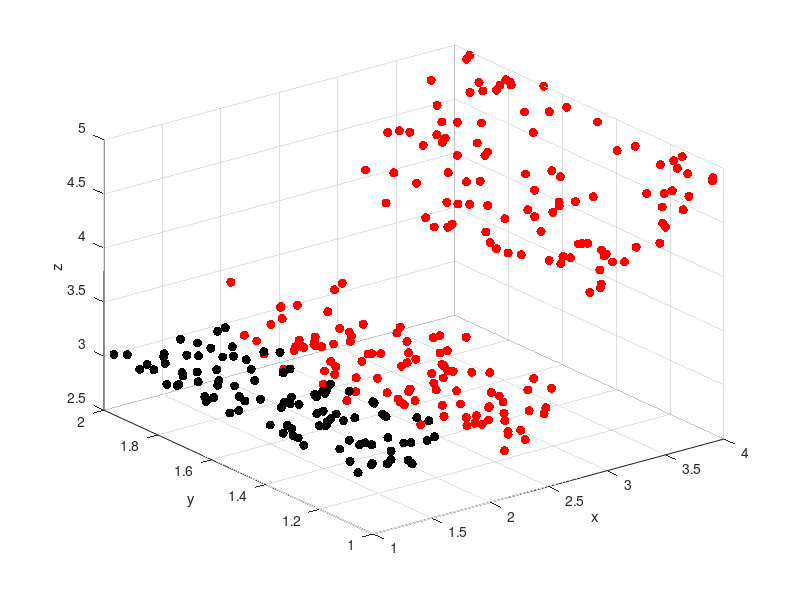

MATLAB code to generate this figure: (Note: this script raises an error after producing the figure.)

close all; 

% Revision History
% Aneesh Batchu - 2024_06_21
% -- wrote the code originally

%% Basic Test 1: grid_size = 1. Less data, all the surfaces are mapped: All the surfaces have enough data to fit a plane

% Create data
rng(123)

N_points = 100; 

true_parameters = [ 0 0 3]';
points = ones(N_points,1)+ rand(N_points,2);
x = points(:,1);
y = points(:,2);
true_z = [x y ones(size(x))]*true_parameters; % Solve for z vertices data

z = true_z;

% Add noise
% true_sigma = 0.1;
% z = true_z + true_sigma*randn(Npoints,1);

points1 = [x, y, z]; 

% Create data

rng(123)

N_points = 100; 

true_parameters = [ 0 0 3]';
points = [2 1].*ones(N_points,1)+ rand(N_points,2);
x = points(:,1);
y = points(:,2);
true_z = [x y ones(size(x))]*true_parameters; % Solve for z vertices data

% z = true_z;

% Add noise
true_sigma = 0.15;
z = true_z + true_sigma*randn(N_points,1);

points2 = [x, y, z]; 

true_parameters = [ 1 0 1]';
points = [3 1].*ones(N_points,2) + rand(N_points,2);
x = points(:,1);
y = points(:,2);
true_z = [x y ones(size(x))]*true_parameters; % Solve for z vertices data

z = true_z;

points3 = [x, y, z]; 

fig_num = 12; clf;
% Plot the points
figure(fig_num)
plot3(points1(:,1),points1(:,2),points1(:,3),'.','MarkerSize',20,'Color',[0 0 0]);
hold on
plot3(points2(:,1),points2(:,2),points2(:,3),'.','MarkerSize',20,'Color',[1 0 0]);
hold on
plot3(points3(:,1),points3(:,2),points3(:,3),'.','MarkerSize',20,'Color',[1 0 0]);

grid on
xlabel('x')
ylabel('y')
zlabel('z')

% Surface Analysis

fig_num = 1002; 
figure(fig_num); clf;
input_points = [points1; points2; points3]; 
grid_size = 1;
grid_boundaries = [1 4 1 2 2.5 5.5]; 
point_density = 20;
theta_threshold = pi/9; 
std_threshold = 0.1; 
flag_plot_in_3D = 0; 

[drivable_grids, non_drivable_grids, unmapped_grids, gridCenters_mapped_grids, drivable_grid_numbers_in_mapped_grids, non_drivable_grid_numbers_in_mapped_grids] = fcn_geometry_surfaceAnalysis(input_points, grid_size, grid_boundaries, point_density, theta_threshold, std_threshold, (flag_plot_in_3D), (fig_num));

XYZ_matrix = [gridCenters_mapped_grids(:,1:2) gridCenters_mapped_grids(:,4)]; 

XYZ_matrix = unique(XYZ_matrix,'rows'); 

[~,XYZ_matrix_indices] = unique(XYZ_matrix(:,1:2),'rows'); 

XYZ_matrix = XYZ_matrix(XYZ_matrix_indices,:);  

XYZ_matrix = round(XYZ_matrix,4); 
% Given x_range and y_range
x_range = min(XYZ_matrix(:,1)):grid_size:max(XYZ_matrix(:,1)); % min_x:gridSize:max_x 
y_range = min(XYZ_matrix(:,2)):grid_size:max(XYZ_matrix(:,2)); % min_y:gridSize:max_y 

% % Given x_range and y_range
% x_range = min(gridCenters_mapped_grids(:,1)):grid_size:max(gridCenters_mapped_grids(:,1)); % min_x:gridSize:max_x 
% y_range = min(gridCenters_mapped_grids(:,2)):grid_size:max(gridCenters_mapped_grids(:,2)); % min_y:gridSize:max_y 

% Generate X and Y using meshgrid
[X, Y] = meshgrid(x_range, y_range);

% Initialize Z matrix
Z = zeros(size(X));

% Combine X and Y from meshgrid into pairs
XY_pairs = [X(:) Y(:)];

% Find the indices of XY pairs in the original XYZ matrix
[~, idx] = ismember(XY_pairs, XYZ_matrix(:, 1:2), 'rows');

% Fill Z matrix with corresponding Z values
Z(:) = XYZ_matrix(idx, 3);

% Reshape Z to match the dimensions of X and Y
Z = reshape(Z, size(X));

x_limits = [min(x_range) max(x_range)];  
y_limits = [0 2]; 
% Calculate boundary points
fig_num = 1002;
boundary_points = fcn_geometry_findBoundaryPoints(X,Y,Z,grid_size,x_limits,y_limits,fig_num);

% set flag_plot_in_3D = 1 for better understanding of the answers
assert(isequal(drivable_grids, 1))
assert(isequal(non_drivable_grids, [2 6 9]'))
assert(isequal(unmapped_grids, [3 4 5 7 8]'))
assert(isequal(gridCenters_mapped_grids(:,1:2), [1.5, 1.5; 2.5 1.5; 3.5 1.5; 3.5 1.5]))
assert(isequal(drivable_grid_numbers_in_mapped_grids, 1))
assert(isequal(non_drivable_grid_numbers_in_mapped_grids, [2 3 4]'))
assert(isequal(boundary_points, [2, 1.5]))

assert(length(drivable_grids)>=1)
assert(length(non_drivable_grids)>=1)
assert(length(unmapped_grids)>=1)
assert(length(gridCenters_mapped_grids(:,1))>=1)
assert(length(drivable_grid_numbers_in_mapped_grids)>=1)
assert(length(non_drivable_grid_numbers_in_mapped_grids)>=1)
assert(length(boundary_points)>=1)

% plot(boundary_points(:,1),boundary_points(:,2),'b.','Markersize',20);

%% Basic Test 2: grid_size = 0.5. The drivable and drivable surfaces are symmetric. A clear boundary can be seen

rng (123)

N_points = 300;
Ext_Square_Size=3;
Int_Square_Size=1;
fig_num = 22;
diag_flag=1;
noise= 0.2;

[points] = fcn_geometry_concentricSquaresPointDensity(N_points,Ext_Square_Size,Int_Square_Size,noise,diag_flag,fig_num);
assert(length(points)==N_points);


fig_num = 2002; 
figure(fig_num); clf;
input_points = points; 
grid_size = 0.5;
grid_boundaries = [-3 3 -3 3 -1 1]; 
point_density = 20;
theta_threshold = pi/9; 
std_threshold = 0.1; 
flag_plot_in_3D = 0; 

[drivable_grids, non_drivable_grids, unmapped_grids, gridCenters_mapped_grids, drivable_grid_numbers_in_mapped_grids, non_drivable_grid_numbers_in_mapped_grids] = fcn_geometry_surfaceAnalysis(input_points, grid_size, grid_boundaries, point_density, theta_threshold, std_threshold, (flag_plot_in_3D), (fig_num));

XYZ_matrix = [gridCenters_mapped_grids(:,1:2) gridCenters_mapped_grids(:,4)]; 

XYZ_matrix = unique(XYZ_matrix,'rows'); 

[~,XYZ_matrix_indices] = unique(XYZ_matrix(:,1:2),'rows'); 

XYZ_matrix = XYZ_matrix(XYZ_matrix_indices,:);  

XYZ_matrix = round(XYZ_matrix,4); 
% Given x_range and y_range
x_range = min(XYZ_matrix(:,1)):grid_size:max(XYZ_matrix(:,1)); % min_x:gridSize:max_x 
y_range = min(XYZ_matrix(:,2)):grid_size:max(XYZ_matrix(:,2)); % min_y:gridSize:max_y 

% Generate X and Y using meshgrid
[X, Y] = meshgrid(x_range, y_range);

% Initialize Z matrix
Z = zeros(size(X));

% Combine X and Y from meshgrid into pairs
XY_pairs = [X(:) Y(:)];

% Find the indices of XY pairs in the original XYZ matrix
[~, idx] = ismember(XY_pairs, XYZ_matrix(:, 1:2), 'rows');

% Fill Z matrix with corresponding Z values
Z(:) = XYZ_matrix(idx, 3);

% Reshape Z to match the dimensions of X and Y
Z = reshape(Z, size(X));

% x_limits = [min(x_range) max(x_range)];  
% y_limits = [min(y_range) max(y_range)]; 
x_limits = [];  
y_limits = []; 
% Calculate boundary points
fig_num = 2002;
boundary_points = fcn_geometry_findBoundaryPoints(X,Y,Z,grid_size,x_limits,y_limits,fig_num);

assert(length(drivable_grids)>=1)
assert(length(non_drivable_grids)>=1)
assert(length(unmapped_grids)>=1)
assert(length(gridCenters_mapped_grids(:,1))>=1)
assert(length(drivable_grid_numbers_in_mapped_grids)>=1)
assert(length(non_drivable_grid_numbers_in_mapped_grids)>=1)
assert(length(boundary_points)>=1)

%% Basic Test 3: grid size = 1

rng (123)

N_points = 300;
Ext_Square_Size=3;
Int_Square_Size=1;
fig_num = 32;
diag_flag=1;
noise= 0.2;

[points] = fcn_geometry_concentricSquaresPointDensity(N_points,Ext_Square_Size,Int_Square_Size,noise,diag_flag,fig_num);
assert(length(points)==N_points);

% Surface Analysis

fig_num = 3002; 
figure(fig_num); clf;
input_points = points; 
grid_size = 1;
grid_boundaries = [-3 3 -3 3 -1 1]; 
point_density = 20;
theta_threshold = pi/9; 
std_threshold = 0.1; 
flag_plot_in_3D = 0; 

[drivable_grids, non_drivable_grids, unmapped_grids, gridCenters_mapped_grids, drivable_grid_numbers_in_mapped_grids, non_drivable_grid_numbers_in_mapped_grids] = fcn_geometry_surfaceAnalysis(input_points, grid_size, grid_boundaries, point_density, theta_threshold, std_threshold, (flag_plot_in_3D), (fig_num));


XYZ_matrix = [gridCenters_mapped_grids(:,1:2) gridCenters_mapped_grids(:,4)]; 

XYZ_matrix = unique(XYZ_matrix,'rows'); 

[~,XYZ_matrix_indices] = unique(XYZ_matrix(:,1:2),'rows'); 

XYZ_matrix = XYZ_matrix(XYZ_matrix_indices,:);  

XYZ_matrix = round(XYZ_matrix,4);

% Given x_range and y_range
x_range = min(XYZ_matrix(:,1)):grid_size:max(XYZ_matrix(:,1)); % min_x:gridSize:max_x 
y_range = min(XYZ_matrix(:,2)):grid_size:max(XYZ_matrix(:,2)); % min_y:gridSize:max_y 

% Generate X and Y using meshgrid
[X, Y] = meshgrid(x_range, y_range);

% Initialize Z matrix
Z = zeros(size(X));

% Combine X and Y from meshgrid into pairs
XY_pairs = [X(:) Y(:)];

XY_pairs = round(XY_pairs,4); 

% Find the indices of XY pairs in the original XYZ matrix
[~, idx] = ismember(XY_pairs, XYZ_matrix(:, 1:2), 'rows');

% Fill Z matrix with corresponding Z values
Z(:) = XYZ_matrix(idx, 3);

% Reshape Z to match the dimensions of X and Y
Z = reshape(Z, size(X));

% x_limits = [min(x_range) max(x_range)];  
% y_limits = [min(y_range) max(y_range)]; 

x_limits = [];  
y_limits = []; 
% Calculate boundary points
fig_num = 3002;
boundary_points = fcn_geometry_findBoundaryPoints(X,Y,Z,grid_size,x_limits,y_limits,fig_num);

assert(length(drivable_grids)>=1)
assert(length(non_drivable_grids)>=1)
assert(length(unmapped_grids)>=1)
assert(length(gridCenters_mapped_grids(:,1))>=1)
assert(length(drivable_grid_numbers_in_mapped_grids)>=1)
assert(length(non_drivable_grid_numbers_in_mapped_grids)>=1)
assert(length(boundary_points)>=1)

%% Test 4: grid_size = 0.25. The drivable and non-drivable surfaces have no symmetry. The boundary points form a line 

rng (123)

N_points = 2500;
Ext_Square_Size=4;
Int_Square_Size=1;
% ext_point_concentration = 3;
% int_point_concentration = 120; 
fig_num = 32;
diag_flag=1;
noise= 0.2;

[points] = fcn_geometry_concentricSquaresPointDensity(N_points,Ext_Square_Size,Int_Square_Size,noise,diag_flag,fig_num);
assert(length(points)==N_points);

% points = fcn_geometry_concentricSquaresPointDensity_new(Ext_Square_Size,Int_Square_Size,ext_point_concentration,int_point_concentration,noise,diag_flag,fig_num); 

% % Surface Analysis

fig_num = 4002; 
figure(fig_num); clf;
input_points = points; 
grid_size = 0.4;
% grid_boundaries = [-2 2 -2 2 -1 1]; 
grid_boundaries = [-2 2 -2 2 -1 1];
point_density = 20;
theta_threshold = pi/9; 
std_threshold = 0.1;
flag_plot_in_3D = 0; 

[drivable_grids, non_drivable_grids, unmapped_grids, gridCenters_mapped_grids, drivable_grid_numbers_in_mapped_grids, non_drivable_grid_numbers_in_mapped_grids] = fcn_geometry_surfaceAnalysis(input_points, grid_size, grid_boundaries, point_density, theta_threshold, std_threshold, (flag_plot_in_3D), (fig_num));


XYZ_matrix = [gridCenters_mapped_grids(:,1:2) gridCenters_mapped_grids(:,4)]; 

XYZ_matrix = unique(XYZ_matrix,'rows'); 

[~,XYZ_matrix_indices] = unique(XYZ_matrix(:,1:2),'rows'); 

XYZ_matrix = XYZ_matrix(XYZ_matrix_indices,:);  

XYZ_matrix = round(XYZ_matrix,4); 
% Given x_range and y_range
x_range = min(XYZ_matrix(:,1)):grid_size:max(XYZ_matrix(:,1)); % min_x:gridSize:max_x 
y_range = min(XYZ_matrix(:,2)):grid_size:max(XYZ_matrix(:,2)); % min_y:gridSize:max_y 

% Generate X and Y using meshgrid
[X, Y] = meshgrid(x_range, y_range);

% Initialize Z matrix
Z = zeros(size(X));

% Combine X and Y from meshgrid into pairs
XY_pairs = [X(:) Y(:)];

XY_pairs = round(XY_pairs,4); 

% Find the indices of XY pairs in the original XYZ matrix
[~, idx] = ismember(XY_pairs, XYZ_matrix(:, 1:2), 'rows');

% Fill Z matrix with corresponding Z values
Z(:) = XYZ_matrix(idx, 3);

% Reshape Z to match the dimensions of X and Y
Z = reshape(Z, size(X));

% x_limits = [min(x_range) max(x_range)];  
% y_limits = [min(y_range) max(y_range)]; 

x_limits = [];  
y_limits = []; 
% Calculate boundary points
fig_num = 4002;
boundary_points = fcn_geometry_findBoundaryPoints(X,Y,Z,grid_size,x_limits,y_limits,fig_num);

assert(length(drivable_grids)>=1)
assert(length(non_drivable_grids)>=1)
assert(length(unmapped_grids)>=1)
assert(length(gridCenters_mapped_grids(:,1))>=1)
assert(length(drivable_grid_numbers_in_mapped_grids)>=1)
assert(length(non_drivable_grid_numbers_in_mapped_grids)>=1)
assert(length(boundary_points)>=1)

%% Test 5: grid_size = 0.25. The drivable and non-drivable surfaces have no symmetry. The boundary points are do not form a line 

% Create data
rng(123)

N_points = 1000; 

true_parameters = [ 0 0 3]';
points = ones(N_points,1)+ rand(N_points,2);
x = points(:,1);
y = points(:,2);
true_z = [x y ones(size(x))]*true_parameters; % Solve for z vertices data

z = true_z;

% Add noise
% true_sigma = 0.1;
% z = true_z + true_sigma*randn(Npoints,1);

points1 = [x, y, z]; 

% Create data

rng(123)

true_parameters = [ 0 0 3]';
points = [2 1].*ones(N_points,1)+ rand(N_points,2);
x = points(:,1);
y = points(:,2);
true_z = [x y ones(size(x))]*true_parameters; % Solve for z vertices data

% z = true_z;

% Add noise
true_sigma = 0.15;
z = true_z + true_sigma*randn(N_points,1);

points2 = [x, y, z]; 

true_parameters = [ 1 0 1]';
points = [3 1].*ones(N_points,2) + rand(N_points,2);
x = points(:,1);
y = points(:,2);
true_z = [x y ones(size(x))]*true_parameters; % Solve for z vertices data

z = true_z;

points3 = [x, y, z]; 

fig_num = 1; clf;
% Plot the points
figure(fig_num)
plot3(points1(:,1),points1(:,2),points1(:,3),'.','MarkerSize',20,'Color',[0 0 0]);
hold on
plot3(points2(:,1),points2(:,2),points2(:,3),'.','MarkerSize',20,'Color',[1 0 0]);
hold on
plot3(points3(:,1),points3(:,2),points3(:,3),'.','MarkerSize',20,'Color',[1 0 0]);

grid on
xlabel('x')
ylabel('y')
zlabel('z')

% Surface Analysis

fig_num = 5002; 
figure(fig_num); clf;
input_points = [points1; points2; points3]; 
grid_size = 0.25;
grid_boundaries = [1 4 1 2 2.5 5.5]; 
point_density = 20;
theta_threshold = pi/9; 
std_threshold = 0.1; 
flag_plot_in_3D = 0; 

[drivable_grids, non_drivable_grids, unmapped_grids, gridCenters_mapped_grids, drivable_grid_numbers_in_mapped_grids, non_drivable_grid_numbers_in_mapped_grids] = fcn_geometry_surfaceAnalysis(input_points, grid_size, grid_boundaries, point_density, theta_threshold, std_threshold, (flag_plot_in_3D), (fig_num));


XYZ_matrix = [gridCenters_mapped_grids(:,1:2) gridCenters_mapped_grids(:,4)]; 

XYZ_matrix = unique(XYZ_matrix,'rows'); 

[~,XYZ_matrix_indices] = unique(XYZ_matrix(:,1:2),'rows'); 

XYZ_matrix = XYZ_matrix(XYZ_matrix_indices,:);  

XYZ_matrix = round(XYZ_matrix,4); 
% Given x_range and y_range
x_range = min(XYZ_matrix(:,1)):grid_size:max(XYZ_matrix(:,1)); % min_x:gridSize:max_x 
y_range = min(XYZ_matrix(:,2)):grid_size:max(XYZ_matrix(:,2)); % min_y:gridSize:max_y 

% Generate X and Y using meshgrid
[X, Y] = meshgrid(x_range, y_range);

% Initialize Z matrix
Z = zeros(size(X));

% Combine X and Y from meshgrid into pairs
XY_pairs = [X(:) Y(:)];

XY_pairs = round(XY_pairs,4); 

% Find the indices of XY pairs in the original XYZ matrix
[~, idx] = ismember(XY_pairs, XYZ_matrix(:, 1:2), 'rows');

% Fill Z matrix with corresponding Z values
Z(:) = XYZ_matrix(idx, 3);

% Reshape Z to match the dimensions of X and Y
Z = reshape(Z, size(X));

% x_limits = [min(x_range) max(x_range)];  
% y_limits = [min(y_range) max(y_range)]; 

x_limits = [];  
y_limits = []; 
% Calculate boundary points
fig_num = 5002;
boundary_points = fcn_geometry_findBoundaryPoints(X,Y,Z,grid_size,x_limits,y_limits,fig_num);

assert(length(drivable_grids)>=1)
assert(length(non_drivable_grids)>=1)
assert(length(unmapped_grids)>=1)
assert(length(gridCenters_mapped_grids(:,1))>=1)
assert(length(drivable_grid_numbers_in_mapped_grids)>=1)
assert(length(non_drivable_grid_numbers_in_mapped_grids)>=1)
assert(length(boundary_points)>=1)

%% Different data - drivable and non_drivable case

% Create data

rng(123)

N_points = 300; 

true_parameters = [ 0 0 3]';
points = ones(N_points,1)+ [4,1].*rand(N_points,2);
x = points(:,1);
y = points(:,2);
true_z = [x y ones(size(x))]*true_parameters; % Solve for z vertices data

z = true_z;

% Add noise
% true_sigma = 0.1;
% z = true_z + true_sigma*randn(Npoints,1);

points1 = [x, y, z]; 

% Create data

rng(123)

N_points = 300; 

true_parameters = [ 0 0 3]';
points = [5 1].*ones(N_points,1)+ [4,1].*rand(N_points,2);
x = points(:,1);
y = points(:,2);
true_z = [x y ones(size(x))]*true_parameters; % Solve for z vertices data

% z = true_z;

% Add noise
true_sigma = 0.2;
z = true_z + true_sigma*randn(N_points,1);

points2 = [x, y, z]; 

% true_parameters = [ 1 0 1]';
% points = [3 1].*ones(N_points,2) + rand(N_points,2);
% x = points(:,1);
% y = points(:,2);
% true_z = [x y ones(size(x))]*true_parameters; % Solve for z vertices data
% 
% z = true_z;
% 
% points3 = [x, y, z]; 

fig_num = 3; clf;
% Plot the points
figure(fig_num)
plot3(points1(:,1),points1(:,2),points1(:,3),'.','MarkerSize',20,'Color',[1 0 0]);
hold on
plot3(points2(:,1),points2(:,2),points2(:,3),'.','MarkerSize',20,'Color',[0 0 0]);
% % plot3(points3(:,1),points3(:,2),points3(:,3),'.','MarkerSize',20,'Color',[1 0 0]);
% % 
grid on
xlabel('x')
ylabel('y')
zlabel('z')

% Surface Analysis

fig_num = 6002; 
figure(fig_num); clf;
input_points = [points1; points2]; 
grid_size = 1;
grid_boundaries = [1 9 1 2 2.5 3.5]; 
point_density = 20;
theta_threshold = pi/9; 
std_threshold = 0.1; 
flag_plot_in_3D = 0; 

[drivable_grids, non_drivable_grids, unmapped_grids, gridCenters_mapped_grids, drivable_grid_numbers_in_mapped_grids, non_drivable_grid_numbers_in_mapped_grids] = fcn_geometry_surfaceAnalysis(input_points, grid_size, grid_boundaries, point_density, theta_threshold, std_threshold, (flag_plot_in_3D), (fig_num));

XYZ_matrix = [gridCenters_mapped_grids(:,1:2) gridCenters_mapped_grids(:,4)]; 

XYZ_matrix = unique(XYZ_matrix,'rows'); 

[~,XYZ_matrix_indices] = unique(XYZ_matrix(:,1:2),'rows'); 

XYZ_matrix = XYZ_matrix(XYZ_matrix_indices,:);  

XYZ_matrix = round(XYZ_matrix,4); 
% Given x_range and y_range
x_range = min(XYZ_matrix(:,1)):grid_size:max(XYZ_matrix(:,1)); % min_x:gridSize:max_x 
y_range = min(XYZ_matrix(:,2)):grid_size:max(XYZ_matrix(:,2)); % min_y:gridSize:max_y 

% Generate X and Y using meshgrid
[X, Y] = meshgrid(x_range, y_range);

% Initialize Z matrix
Z = zeros(size(X));

% Combine X and Y from meshgrid into pairs
XY_pairs = [X(:) Y(:)];

XY_pairs = round(XY_pairs,4); 

% Find the indices of XY pairs in the original XYZ matrix
[~, idx] = ismember(XY_pairs, XYZ_matrix(:, 1:2), 'rows');

% Fill Z matrix with corresponding Z values
Z(:) = XYZ_matrix(idx, 3);

% Reshape Z to match the dimensions of X and Y
Z = reshape(Z, size(X));

% x_limits = [min(x_range) max(x_range)];  
% y_limits = [min(y_range) max(y_range)]; 

x_limits = [];  
y_limits = []; 
% Calculate boundary points
fig_num = 6002;
boundary_points = fcn_geometry_findBoundaryPoints(X,Y,Z,grid_size,x_limits,y_limits,fig_num);

assert(length(drivable_grids)>=1)
assert(length(non_drivable_grids)>=1)
% assert(length(unmapped_grids)==zeros(0,1))
assert(length(gridCenters_mapped_grids(:,1))>=1)
assert(length(drivable_grid_numbers_in_mapped_grids)>=1)
assert(length(non_drivable_grid_numbers_in_mapped_grids)>=1)
assert(length(boundary_points)>=1)
